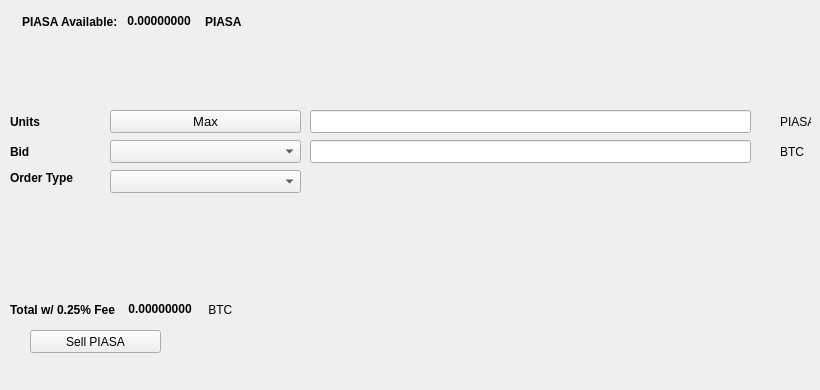
   <widget class="QWidget" name="SellTab">
    <attribute name="title">
     <string>Sell</string>
    </attribute>
    <widget class="QLabel" name="label_16">
     <property name="geometry">
      <rect>
       <x>780</x>
       <y>140</y>
       <width>31</width>
       <height>23</height>
      </rect>
     </property>
     <property name="text">
      <string>BTC</string>
     </property>
    </widget>
    <widget class="QComboBox" name="SellBidcomboBox">
     <property name="geometry">
      <rect>
       <x>110</x>
       <y>140</y>
       <width>191</width>
       <height>23</height>
      </rect>
     </property>
     <property name="font">
      <font>
       <pointsize>10</pointsize>
      </font>
     </property>
    </widget>
    <widget class="QLabel" name="label_18">
     <property name="geometry">
      <rect>
       <x>10</x>
       <y>110</y>
       <width>46</width>
       <height>23</height>
      </rect>
     </property>
     <property name="font">
      <font>
       <weight>75</weight>
       <bold>true</bold>
      </font>
     </property>
     <property name="text">
      <string>Units</string>
     </property>
    </widget>
    <widget class="QPushButton" name="Sell_Max_Amount">
     <property name="geometry">
      <rect>
       <x>110</x>
       <y>110</y>
       <width>191</width>
       <height>23</height>
      </rect>
     </property>
     <property name="font">
      <font>
       <pointsize>10</pointsize>
      </font>
     </property>
     <property name="text">
      <string>Max</string>
     </property>
    </widget>
    <widget class="QLabel" name="label_20">
     <property name="geometry">
      <rect>
       <x>10</x>
       <y>170</y>
       <width>91</width>
       <height>16</height>
      </rect>
     </property>
     <property name="font">
      <font>
       <weight>75</weight>
       <bold>true</bold>
      </font>
     </property>
     <property name="text">
      <string>Order Type</string>
     </property>
    </widget>
    <widget class="QComboBox" name="SellOrdertypeCombo">
     <property name="geometry">
      <rect>
       <x>110</x>
       <y>170</y>
       <width>191</width>
       <height>23</height>
      </rect>
     </property>
     <property name="font">
      <font>
       <pointsize>10</pointsize>
      </font>
     </property>
    </widget>
    <widget class="QLabel" name="label_21">
     <property name="geometry">
      <rect>
       <x>10</x>
       <y>140</y>
       <width>46</width>
       <height>23</height>
      </rect>
     </property>
     <property name="font">
      <font>
       <weight>75</weight>
       <bold>true</bold>
      </font>
     </property>
     <property name="text">
      <string>Bid</string>
     </property>
    </widget>
    <widget class="QLabel" name="label_22">
     <property name="geometry">
      <rect>
       <x>780</x>
       <y>110</y>
       <width>31</width>
       <height>23</height>
      </rect>
     </property>
     <property name="text">
      <string>PIASA</string>
     </property>
    </widget>
    <widget class="QLineEdit" name="UnitsInputPIASA">
     <property name="geometry">
      <rect>
       <x>310</x>
       <y>110</y>
       <width>441</width>
       <height>23</height>
      </rect>
     </property>
     <property name="font">
      <font>
       <pointsize>9</pointsize>
       <weight>75</weight>
       <bold>true</bold>
      </font>
     </property>
    </widget>
    <widget class="QLineEdit" name="SellBidPriceEdit">
     <property name="geometry">
      <rect>
       <x>310</x>
       <y>140</y>
       <width>441</width>
       <height>23</height>
      </rect>
     </property>
     <property name="font">
      <font>
       <pointsize>9</pointsize>
       <weight>75</weight>
       <bold>true</bold>
      </font>
     </property>
    </widget>
    <widget class="QPushButton" name="SellPIASABTN">
     <property name="geometry">
      <rect>
       <x>30</x>
       <y>330</y>
       <width>131</width>
       <height>23</height>
      </rect>
     </property>
     <property name="text">
      <string>Sell PIASA</string>
     </property>
     <property name="icon">
      <iconset resource="../piasa">
       <normaloff>:/icons/bitcoin</normaloff>:/icons/bitcoin</iconset>
     </property>
    </widget>
    <widget class="QWidget" name="layoutWidget3">
     <property name="geometry">
      <rect>
       <x>22</x>
       <y>12</y>
       <width>258</width>
       <height>19</height>
      </rect>
     </property>
     <layout class="QHBoxLayout" name="horizontalLayout">
      <item>
       <widget class="QLabel" name="label232_2">
        <property name="font">
         <font>
          <weight>75</weight>
          <bold>true</bold>
         </font>
        </property>
        <property name="text">
         <string>PIASA Available:</string>
        </property>
       </widget>
      </item>
      <item>
       <widget class="QLabel" name="PIASAAvailableLabel">
        <property name="palette">
         <palette>
          <active>
           <colorrole role="WindowText">
            <brush brushstyle="SolidPattern">
             <color alpha="255">
              <red>0</red>
              <green>0</green>
              <blue>0</blue>
             </color>
            </brush>
           </colorrole>
           <colorrole role="Button">
            <brush brushstyle="SolidPattern">
             <color alpha="255">
              <red>0</red>
              <green>170</green>
              <blue>0</blue>
             </color>
            </brush>
           </colorrole>
           <colorrole role="Light">
            <brush brushstyle="SolidPattern">
             <color alpha="255">
              <red>0</red>
              <green>255</green>
              <blue>0</blue>
             </color>
            </brush>
           </colorrole>
           <colorrole role="Midlight">
            <brush brushstyle="SolidPattern">
             <color alpha="255">
              <red>0</red>
              <green>212</green>
              <blue>0</blue>
             </color>
            </brush>
           </colorrole>
           <colorrole role="Dark">
            <brush brushstyle="SolidPattern">
             <color alpha="255">
              <red>0</red>
              <green>85</green>
              <blue>0</blue>
             </color>
            </brush>
           </colorrole>
           <colorrole role="Mid">
            <brush brushstyle="SolidPattern">
             <color alpha="255">
              <red>0</red>
              <green>113</green>
              <blue>0</blue>
             </color>
            </brush>
           </colorrole>
           <colorrole role="Text">
            <brush brushstyle="SolidPattern">
             <color alpha="255">
              <red>0</red>
              <green>170</green>
              <blue>0</blue>
             </color>
            </brush>
           </colorrole>
           <colorrole role="BrightText">
            <brush brushstyle="SolidPattern">
             <color alpha="255">
              <red>255</red>
              <green>255</green>
              <blue>255</blue>
             </color>
            </brush>
           </colorrole>
           <colorrole role="ButtonText">
            <brush brushstyle="SolidPattern">
             <color alpha="255">
              <red>0</red>
              <green>0</green>
              <blue>0</blue>
             </color>
            </brush>
           </colorrole>
           <colorrole role="Base">
            <brush brushstyle="SolidPattern">
             <color alpha="255">
              <red>255</red>
              <green>255</green>
              <blue>255</blue>
             </color>
            </brush>
           </colorrole>
           <colorrole role="Window">
            <brush brushstyle="SolidPattern">
             <color alpha="255">
              <red>0</red>
              <green>170</green>
              <blue>0</blue>
             </color>
            </brush>
           </colorrole>
           <colorrole role="Shadow">
            <brush brushstyle="SolidPattern">
             <color alpha="255">
              <red>0</red>
              <green>0</green>
              <blue>0</blue>
             </color>
            </brush>
           </colorrole>
           <colorrole role="AlternateBase">
            <brush brushstyle="SolidPattern">
             <color alpha="255">
              <red>127</red>
              <green>212</green>
              <blue>127</blue>
             </color>
            </brush>
           </colorrole>
           <colorrole role="ToolTipBase">
            <brush brushstyle="SolidPattern">
             <color alpha="255">
              <red>255</red>
              <green>255</green>
              <blue>220</blue>
             </color>
            </brush>
           </colorrole>
           <colorrole role="ToolTipText">
            <brush brushstyle="SolidPattern">
             <color alpha="255">
              <red>0</red>
              <green>0</green>
              <blue>0</blue>
             </color>
            </brush>
           </colorrole>
          </active>
          <inactive>
           <colorrole role="WindowText">
            <brush brushstyle="SolidPattern">
             <color alpha="255">
              <red>0</red>
              <green>0</green>
              <blue>0</blue>
             </color>
            </brush>
           </colorrole>
           <colorrole role="Button">
            <brush brushstyle="SolidPattern">
             <color alpha="255">
              <red>0</red>
              <green>170</green>
              <blue>0</blue>
             </color>
            </brush>
           </colorrole>
           <colorrole role="Light">
            <brush brushstyle="SolidPattern">
             <color alpha="255">
              <red>0</red>
              <green>255</green>
              <blue>0</blue>
             </color>
            </brush>
           </colorrole>
           <colorrole role="Midlight">
            <brush brushstyle="SolidPattern">
             <color alpha="255">
              <red>0</red>
              <green>212</green>
              <blue>0</blue>
             </color>
            </brush>
           </colorrole>
           <colorrole role="Dark">
            <brush brushstyle="SolidPattern">
             <color alpha="255">
              <red>0</red>
              <green>85</green>
              <blue>0</blue>
             </color>
            </brush>
           </colorrole>
           <colorrole role="Mid">
            <brush brushstyle="SolidPattern">
             <color alpha="255">
              <red>0</red>
              <green>113</green>
              <blue>0</blue>
             </color>
            </brush>
           </colorrole>
           <colorrole role="Text">
            <brush brushstyle="SolidPattern">
             <color alpha="255">
              <red>0</red>
              <green>170</green>
              <blue>0</blue>
             </color>
            </brush>
           </colorrole>
           <colorrole role="BrightText">
            <brush brushstyle="SolidPattern">
             <color alpha="255">
              <red>255</red>
              <green>255</green>
              <blue>255</blue>
             </color>
            </brush>
           </colorrole>
           <colorrole role="ButtonText">
            <brush brushstyle="SolidPattern">
             <color alpha="255">
              <red>0</red>
              <green>0</green>
              <blue>0</blue>
             </color>
            </brush>
           </colorrole>
           <colorrole role="Base">
            <brush brushstyle="SolidPattern">
             <color alpha="255">
              <red>255</red>
              <green>255</green>
              <blue>255</blue>
             </color>
            </brush>
           </colorrole>
           <colorrole role="Window">
            <brush brushstyle="SolidPattern">
             <color alpha="255">
              <red>0</red>
              <green>170</green>
              <blue>0</blue>
             </color>
            </brush>
           </colorrole>
           <colorrole role="Shadow">
            <brush brushstyle="SolidPattern">
             <color alpha="255">
              <red>0</red>
              <green>0</green>
              <blue>0</blue>
             </color>
            </brush>
           </colorrole>
           <colorrole role="AlternateBase">
            <brush brushstyle="SolidPattern">
             <color alpha="255">
              <red>127</red>
              <green>212</green>
              <blue>127</blue>
             </color>
            </brush>
           </colorrole>
           <colorrole role="ToolTipBase">
            <brush brushstyle="SolidPattern">
             <color alpha="255">
              <red>255</red>
              <green>255</green>
              <blue>220</blue>
             </color>
            </brush>
           </colorrole>
           <colorrole role="ToolTipText">
            <brush brushstyle="SolidPattern">
             <color alpha="255">
              <red>0</red>
              <green>0</green>
              <blue>0</blue>
             </color>
            </brush>
           </colorrole>
          </inactive>
          <disabled>
           <colorrole role="WindowText">
            <brush brushstyle="SolidPattern">
             <color alpha="255">
              <red>0</red>
              <green>85</green>
              <blue>0</blue>
             </color>
            </brush>
           </colorrole>
           <colorrole role="Button">
            <brush brushstyle="SolidPattern">
             <color alpha="255">
              <red>0</red>
              <green>170</green>
              <blue>0</blue>
             </color>
            </brush>
           </colorrole>
           <colorrole role="Light">
            <brush brushstyle="SolidPattern">
             <color alpha="255">
              <red>0</red>
              <green>255</green>
              <blue>0</blue>
             </color>
            </brush>
           </colorrole>
           <colorrole role="Midlight">
            <brush brushstyle="SolidPattern">
             <color alpha="255">
              <red>0</red>
              <green>212</green>
              <blue>0</blue>
             </color>
            </brush>
           </colorrole>
           <colorrole role="Dark">
            <brush brushstyle="SolidPattern">
             <color alpha="255">
              <red>0</red>
              <green>85</green>
              <blue>0</blue>
             </color>
            </brush>
           </colorrole>
           <colorrole role="Mid">
            <brush brushstyle="SolidPattern">
             <color alpha="255">
              <red>0</red>
              <green>113</green>
              <blue>0</blue>
             </color>
            </brush>
           </colorrole>
           <colorrole role="Text">
            <brush brushstyle="SolidPattern">
             <color alpha="255">
              <red>0</red>
              <green>85</green>
              <blue>0</blue>
             </color>
            </brush>
           </colorrole>
           <colorrole role="BrightText">
            <brush brushstyle="SolidPattern">
             <color alpha="255">
              <red>255</red>
              <green>255</green>
              <blue>255</blue>
             </color>
            </brush>
           </colorrole>
           <colorrole role="ButtonText">
            <brush brushstyle="SolidPattern">
             <color alpha="255">
              <red>0</red>
              <green>85</green>
              <blue>0</blue>
             </color>
            </brush>
           </colorrole>
           <colorrole role="Base">
            <brush brushstyle="SolidPattern">
             <color alpha="255">
              <red>0</red>
              <green>170</green>
              <blue>0</blue>
             </color>
            </brush>
           </colorrole>
           <colorrole role="Window">
            <brush brushstyle="SolidPattern">
             <color alpha="255">
              <red>0</red>
              <green>170</green>
              <blue>0</blue>
             </color>
            </brush>
           </colorrole>
           <colorrole role="Shadow">
            <brush brushstyle="SolidPattern">
             <color alpha="255">
              <red>0</red>
              <green>0</green>
              <blue>0</blue>
             </color>
            </brush>
           </colorrole>
           <colorrole role="AlternateBase">
            <brush brushstyle="SolidPattern">
             <color alpha="255">
              <red>0</red>
              <green>170</green>
              <blue>0</blue>
             </color>
            </brush>
           </colorrole>
           <colorrole role="ToolTipBase">
            <brush brushstyle="SolidPattern">
             <color alpha="255">
              <red>255</red>
              <green>255</green>
              <blue>220</blue>
             </color>
            </brush>
           </colorrole>
           <colorrole role="ToolTipText">
            <brush brushstyle="SolidPattern">
             <color alpha="255">
              <red>0</red>
              <green>0</green>
              <blue>0</blue>
             </color>
            </brush>
           </colorrole>
          </disabled>
         </palette>
        </property>
        <property name="font">
         <font>
          <weight>75</weight>
          <bold>true</bold>
         </font>
        </property>
        <property name="text">
         <string> 0.00000000 </string>
        </property>
        <property name="textInteractionFlags">
         <set>Qt::LinksAccessibleByMouse|Qt::TextSelectableByKeyboard|Qt::TextSelectableByMouse</set>
        </property>
       </widget>
      </item>
      <item>
       <widget class="QLabel" name="labelPIASA">
        <property name="font">
         <font>
          <weight>75</weight>
          <bold>true</bold>
         </font>
        </property>
        <property name="text">
         <string>PIASA</string>
        </property>
       </widget>
      </item>
     </layout>
    </widget>
    <widget class="QWidget" name="layoutWidget">
     <property name="geometry">
      <rect>
       <x>10</x>
       <y>300</y>
       <width>268</width>
       <height>19</height>
      </rect>
     </property>
     <layout class="QHBoxLayout" name="horizontalLayout_2">
      <item>
       <widget class="QLabel" name="label_19">
        <property name="font">
         <font>
          <weight>75</weight>
          <bold>true</bold>
         </font>
        </property>
        <property name="text">
         <string>Total w/ 0.25% Fee </string>
        </property>
       </widget>
      </item>
      <item>
       <widget class="QLabel" name="SellCostLabel">
        <property name="palette">
         <palette>
          <active>
           <colorrole role="WindowText">
            <brush brushstyle="SolidPattern">
             <color alpha="255">
              <red>0</red>
              <green>0</green>
              <blue>0</blue>
             </color>
            </brush>
           </colorrole>
           <colorrole role="Button">
            <brush brushstyle="SolidPattern">
             <color alpha="255">
              <red>0</red>
              <green>170</green>
              <blue>0</blue>
             </color>
            </brush>
           </colorrole>
           <colorrole role="Light">
            <brush brushstyle="SolidPattern">
             <color alpha="255">
              <red>0</red>
              <green>255</green>
              <blue>0</blue>
             </color>
            </brush>
           </colorrole>
           <colorrole role="Midlight">
            <brush brushstyle="SolidPattern">
             <color alpha="255">
              <red>0</red>
              <green>212</green>
              <blue>0</blue>
             </color>
            </brush>
           </colorrole>
           <colorrole role="Dark">
            <brush brushstyle="SolidPattern">
             <color alpha="255">
              <red>0</red>
              <green>85</green>
              <blue>0</blue>
             </color>
            </brush>
           </colorrole>
           <colorrole role="Mid">
            <brush brushstyle="SolidPattern">
             <color alpha="255">
              <red>0</red>
              <green>113</green>
              <blue>0</blue>
             </color>
            </brush>
           </colorrole>
           <colorrole role="Text">
            <brush brushstyle="SolidPattern">
             <color alpha="255">
              <red>0</red>
              <green>170</green>
              <blue>0</blue>
             </color>
            </brush>
           </colorrole>
           <colorrole role="BrightText">
            <brush brushstyle="SolidPattern">
             <color alpha="255">
              <red>255</red>
              <green>255</green>
              <blue>255</blue>
             </color>
            </brush>
           </colorrole>
           <colorrole role="ButtonText">
            <brush brushstyle="SolidPattern">
             <color alpha="255">
              <red>0</red>
              <green>0</green>
              <blue>0</blue>
             </color>
            </brush>
           </colorrole>
           <colorrole role="Base">
            <brush brushstyle="SolidPattern">
             <color alpha="255">
              <red>255</red>
              <green>255</green>
              <blue>255</blue>
             </color>
            </brush>
           </colorrole>
           <colorrole role="Window">
            <brush brushstyle="SolidPattern">
             <color alpha="255">
              <red>0</red>
              <green>170</green>
              <blue>0</blue>
             </color>
            </brush>
           </colorrole>
           <colorrole role="Shadow">
            <brush brushstyle="SolidPattern">
             <color alpha="255">
              <red>0</red>
              <green>0</green>
              <blue>0</blue>
             </color>
            </brush>
           </colorrole>
           <colorrole role="AlternateBase">
            <brush brushstyle="SolidPattern">
             <color alpha="255">
              <red>127</red>
              <green>212</green>
              <blue>127</blue>
             </color>
            </brush>
           </colorrole>
           <colorrole role="ToolTipBase">
            <brush brushstyle="SolidPattern">
             <color alpha="255">
              <red>255</red>
              <green>255</green>
              <blue>220</blue>
             </color>
            </brush>
           </colorrole>
           <colorrole role="ToolTipText">
            <brush brushstyle="SolidPattern">
             <color alpha="255">
              <red>0</red>
              <green>0</green>
              <blue>0</blue>
             </color>
            </brush>
           </colorrole>
          </active>
          <inactive>
           <colorrole role="WindowText">
            <brush brushstyle="SolidPattern">
             <color alpha="255">
              <red>0</red>
              <green>0</green>
              <blue>0</blue>
             </color>
            </brush>
           </colorrole>
           <colorrole role="Button">
            <brush brushstyle="SolidPattern">
             <color alpha="255">
              <red>0</red>
              <green>170</green>
              <blue>0</blue>
             </color>
            </brush>
           </colorrole>
           <colorrole role="Light">
            <brush brushstyle="SolidPattern">
             <color alpha="255">
              <red>0</red>
              <green>255</green>
              <blue>0</blue>
             </color>
            </brush>
           </colorrole>
           <colorrole role="Midlight">
            <brush brushstyle="SolidPattern">
             <color alpha="255">
              <red>0</red>
              <green>212</green>
              <blue>0</blue>
             </color>
            </brush>
           </colorrole>
           <colorrole role="Dark">
            <brush brushstyle="SolidPattern">
             <color alpha="255">
              <red>0</red>
              <green>85</green>
              <blue>0</blue>
             </color>
            </brush>
           </colorrole>
           <colorrole role="Mid">
            <brush brushstyle="SolidPattern">
             <color alpha="255">
              <red>0</red>
              <green>113</green>
              <blue>0</blue>
             </color>
            </brush>
           </colorrole>
           <colorrole role="Text">
            <brush brushstyle="SolidPattern">
             <color alpha="255">
              <red>0</red>
              <green>170</green>
              <blue>0</blue>
             </color>
            </brush>
           </colorrole>
           <colorrole role="BrightText">
            <brush brushstyle="SolidPattern">
             <color alpha="255">
              <red>255</red>
              <green>255</green>
              <blue>255</blue>
             </color>
            </brush>
           </colorrole>
           <colorrole role="ButtonText">
            <brush brushstyle="SolidPattern">
             <color alpha="255">
              <red>0</red>
              <green>0</green>
              <blue>0</blue>
             </color>
            </brush>
           </colorrole>
           <colorrole role="Base">
            <brush brushstyle="SolidPattern">
             <color alpha="255">
              <red>255</red>
              <green>255</green>
              <blue>255</blue>
             </color>
            </brush>
           </colorrole>
           <colorrole role="Window">
            <brush brushstyle="SolidPattern">
             <color alpha="255">
              <red>0</red>
              <green>170</green>
              <blue>0</blue>
             </color>
            </brush>
           </colorrole>
           <colorrole role="Shadow">
            <brush brushstyle="SolidPattern">
             <color alpha="255">
              <red>0</red>
              <green>0</green>
              <blue>0</blue>
             </color>
            </brush>
           </colorrole>
           <colorrole role="AlternateBase">
            <brush brushstyle="SolidPattern">
             <color alpha="255">
              <red>127</red>
              <green>212</green>
              <blue>127</blue>
             </color>
            </brush>
           </colorrole>
           <colorrole role="ToolTipBase">
            <brush brushstyle="SolidPattern">
             <color alpha="255">
              <red>255</red>
              <green>255</green>
              <blue>220</blue>
             </color>
            </brush>
           </colorrole>
           <colorrole role="ToolTipText">
            <brush brushstyle="SolidPattern">
             <color alpha="255">
              <red>0</red>
              <green>0</green>
              <blue>0</blue>
             </color>
            </brush>
           </colorrole>
          </inactive>
          <disabled>
           <colorrole role="WindowText">
            <brush brushstyle="SolidPattern">
             <color alpha="255">
              <red>0</red>
              <green>85</green>
              <blue>0</blue>
             </color>
            </brush>
           </colorrole>
           <colorrole role="Button">
            <brush brushstyle="SolidPattern">
             <color alpha="255">
              <red>0</red>
              <green>170</green>
              <blue>0</blue>
             </color>
            </brush>
           </colorrole>
           <colorrole role="Light">
            <brush brushstyle="SolidPattern">
             <color alpha="255">
              <red>0</red>
              <green>255</green>
              <blue>0</blue>
             </color>
            </brush>
           </colorrole>
           <colorrole role="Midlight">
            <brush brushstyle="SolidPattern">
             <color alpha="255">
              <red>0</red>
              <green>212</green>
              <blue>0</blue>
             </color>
            </brush>
           </colorrole>
           <colorrole role="Dark">
            <brush brushstyle="SolidPattern">
             <color alpha="255">
              <red>0</red>
              <green>85</green>
              <blue>0</blue>
             </color>
            </brush>
           </colorrole>
           <colorrole role="Mid">
            <brush brushstyle="SolidPattern">
             <color alpha="255">
              <red>0</red>
              <green>113</green>
              <blue>0</blue>
             </color>
            </brush>
           </colorrole>
           <colorrole role="Text">
            <brush brushstyle="SolidPattern">
             <color alpha="255">
              <red>0</red>
              <green>85</green>
              <blue>0</blue>
             </color>
            </brush>
           </colorrole>
           <colorrole role="BrightText">
            <brush brushstyle="SolidPattern">
             <color alpha="255">
              <red>255</red>
              <green>255</green>
              <blue>255</blue>
             </color>
            </brush>
           </colorrole>
           <colorrole role="ButtonText">
            <brush brushstyle="SolidPattern">
             <color alpha="255">
              <red>0</red>
              <green>85</green>
              <blue>0</blue>
             </color>
            </brush>
           </colorrole>
           <colorrole role="Base">
            <brush brushstyle="SolidPattern">
             <color alpha="255">
              <red>0</red>
              <green>170</green>
              <blue>0</blue>
             </color>
            </brush>
           </colorrole>
           <colorrole role="Window">
            <brush brushstyle="SolidPattern">
             <color alpha="255">
              <red>0</red>
              <green>170</green>
              <blue>0</blue>
             </color>
            </brush>
           </colorrole>
           <colorrole role="Shadow">
            <brush brushstyle="SolidPattern">
             <color alpha="255">
              <red>0</red>
              <green>0</green>
              <blue>0</blue>
             </color>
            </brush>
           </colorrole>
           <colorrole role="AlternateBase">
            <brush brushstyle="SolidPattern">
             <color alpha="255">
              <red>0</red>
              <green>170</green>
              <blue>0</blue>
             </color>
            </brush>
           </colorrole>
           <colorrole role="ToolTipBase">
            <brush brushstyle="SolidPattern">
             <color alpha="255">
              <red>255</red>
              <green>255</green>
              <blue>220</blue>
             </color>
            </brush>
           </colorrole>
           <colorrole role="ToolTipText">
            <brush brushstyle="SolidPattern">
             <color alpha="255">
              <red>0</red>
              <green>0</green>
              <blue>0</blue>
             </color>
            </brush>
           </colorrole>
          </disabled>
         </palette>
        </property>
        <property name="font">
         <font>
          <weight>75</weight>
          <bold>true</bold>
         </font>
        </property>
        <property name="autoFillBackground">
         <bool>false</bool>
        </property>
        <property name="text">
         <string> 0.00000000</string>
        </property>
        <property name="textInteractionFlags">
         <set>Qt::LinksAccessibleByMouse|Qt::TextSelectableByMouse</set>
        </property>
       </widget>
      </item>
      <item>
       <widget class="QLabel" name="label_17">
        <property name="font">
         <font>
          <weight>50</weight>
          <bold>false</bold>
         </font>
        </property>
        <property name="text">
         <string> BTC</string>
        </property>
       </widget>
      </item>
     </layout>
    </widget>
    <widget class="QLabel" name="label_23">
     <property name="geometry">
      <rect>
       <x>460</x>
       <y>300</y>
       <width>281</width>
       <height>81</height>
      </rect>
     </property>
     <property name="text">
      <string/>
     </property>
     <property name="pixmap">
      <pixmap>:/images/bittrex</pixmap>
     </property>
    </widget>
   </widget>
